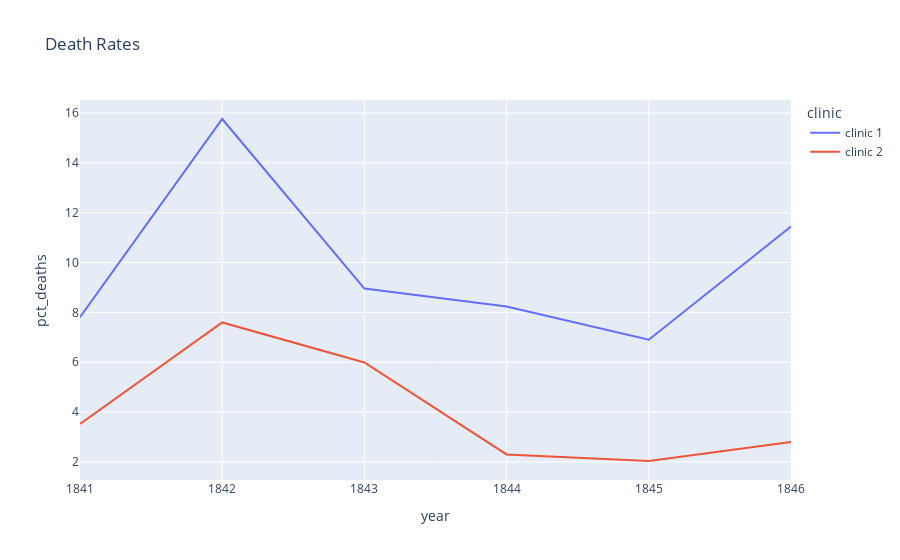

This figure's notebook cell:
### Markdown cell above
### Plotting the Proportion of Yearly Deaths by Clinic

### Code cell
px.line(data_frame=df_yearly, x='year', y='pct_deaths', color='clinic', title='Death Rates')

### Figure 1 — Plotly figure (JSON) as saved in the notebook; plotly's stock layout.template omitted (floating-point values rounded to 4 significant figures)
{"data": [{"hovertemplate": "clinic=clinic 1<br>year=%{x}<br>pct_deaths=%{y}<extra></extra>", "legendgroup": "clinic 1", "line": {"color": "#636efa", "dash": "solid"}, "marker": {"symbol": "circle"}, "mode": "lines", "name": "clinic 1", "orientation": "v", "showlegend": true, "type": "scatter", "x": [1841, 1842, 1843, 1844, 1845, 1846], "xaxis": "x", "y": [7.806, 15.76, 8.954, 8.236, 6.901, 11.45], "yaxis": "y"}, {"hovertemplate": "clinic=clinic 2<br>year=%{x}<br>pct_deaths=%{y}<extra></extra>", "legendgroup": "clinic 2", "line": {"color": "#EF553B", "dash": "solid"}, "marker": {"symbol": "circle"}, "mode": "lines", "name": "clinic 2", "orientation": "v", "showlegend": true, "type": "scatter", "x": [1841, 1842, 1843, 1844, 1845, 1846], "xaxis": "x", "y": [3.522, 7.597, 5.988, 2.3, 2.036, 2.797], "yaxis": "y"}], "layout": {"legend": {"title": {"text": "clinic"}, "tracegroupgap": 0}, "title": {"text": "Death Rates"}, "xaxis": {"anchor": "y", "domain": [0, 1], "title": {"text": "year"}}, "yaxis": {"anchor": "x", "domain": [0, 1], "title": {"text": "pct_deaths"}}}}
